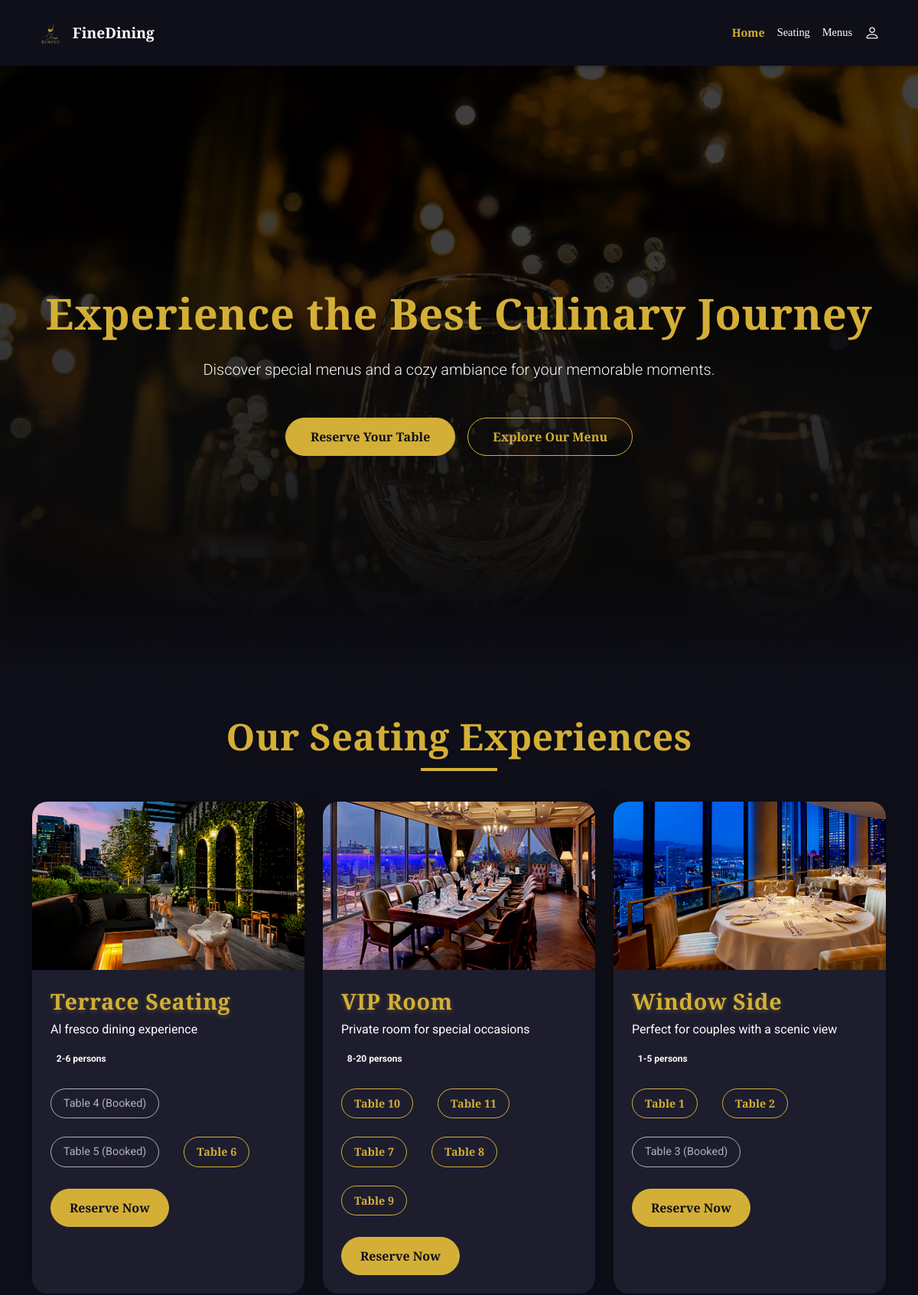
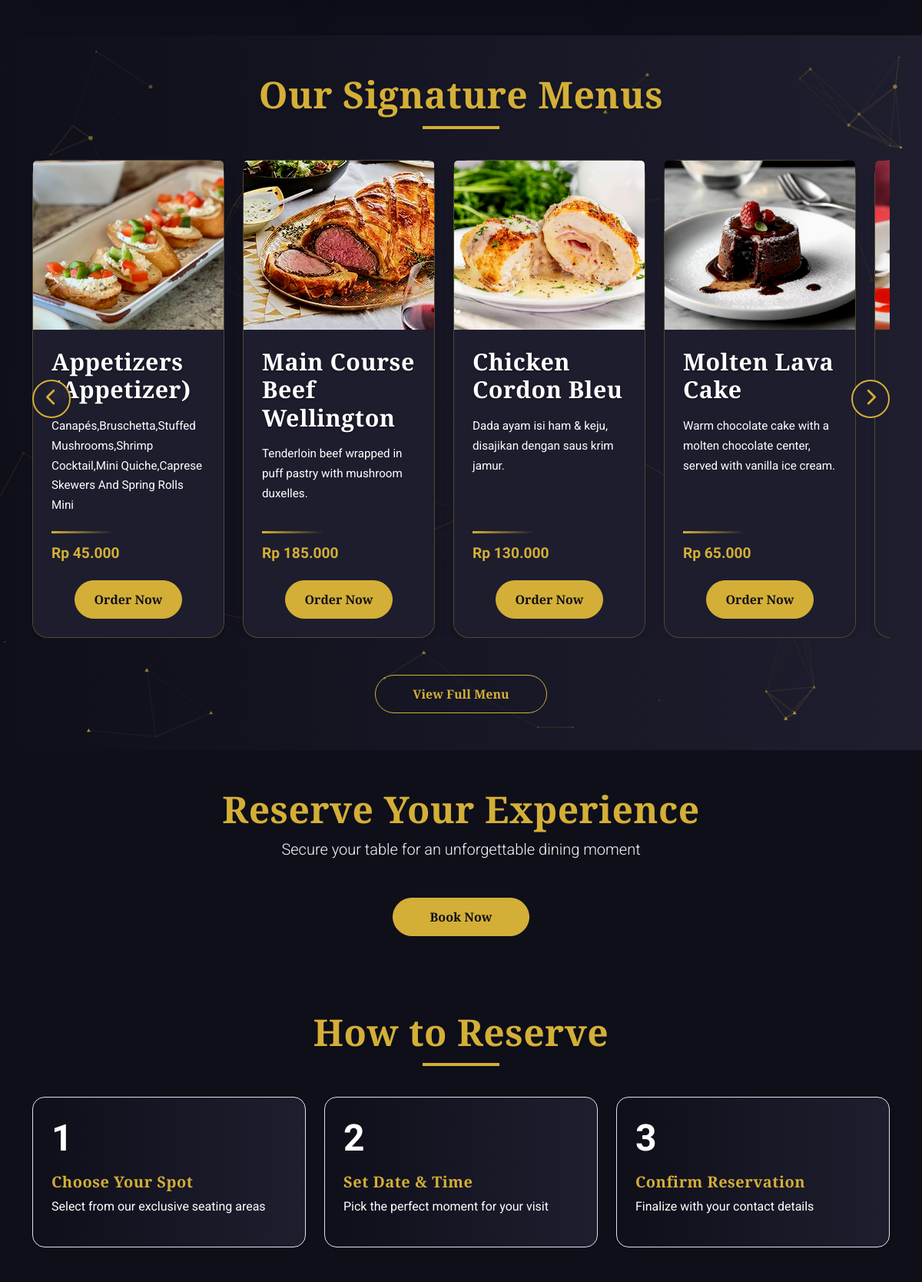
The page / (upper part) on the database its author committed (2 pictures, top to bottom).
### tables this page shows
CREATE TABLE `area` (
  `id_area` int(11) NOT NULL,
  `nama_area` varchar(255) NOT NULL,
  `deskripsi` text DEFAULT NULL,
  `kapasitas` int(11) NOT NULL,
  `tersedia` tinyint(1) DEFAULT 1,
  `id_admin` int(11) DEFAULT NULL,
  `gambar_area` varchar(255) DEFAULT NULL,
  `nomor_meja` varchar(50) DEFAULT NULL
);

CREATE TABLE `menu` (
  `id_menu` int(11) NOT NULL,
  `nama_menu` varchar(100) DEFAULT NULL,
  `deskripsi` text DEFAULT NULL,
  `harga` decimal(10,2) DEFAULT NULL,
  `kategori` varchar(50) DEFAULT NULL,
  `gambar_menu` varchar(255) DEFAULT NULL,
  `tersedia` tinyint(100) DEFAULT NULL,
  `id_admin` int(11) DEFAULT NULL,
  `stok` int(11) NOT NULL DEFAULT 0
);

### index.php (the view, shortened to what this page needs)
<?php include 'includes/header.php'; ?>
<?php include 'includes/navbar.php'; ?>
<link href="https://cdn.jsdelivr.net/npm/bootstrap@5.3.3/dist/css/bootstrap.min.css" rel="stylesheet">
<link href="https://cdn.jsdelivr.net/npm/aos@2.3.4/dist/aos.css" rel="stylesheet">
<link rel="stylesheet" href="https://cdnjs.cloudflare.com/ajax/libs/font-awesome/6.0.0/css/all.min.css" />
<?php
include 'includes/config.php';
$menus = [];
$result = $conn->query("SELECT nama_menu, deskripsi, harga, stok, gambar_menu FROM menu WHERE tersedia = 1 AND nama_menu IS NOT NULL AND harga IS NOT NULL AND deskripsi IS NOT NULL LIMIT 5");
if ($result) {
    while ($row = $result->fetch_assoc()) {
        $menus[] = $row;
    }
}
?>
<header class="hero-bg-unified text-light position-relative" data-aos="fade-down">
  <div class="container">
    <h1 class="fw-bold display-4 mb-4">Experience the Best Culinary Journey</h1>
    <p class="lead mb-5">Discover special menus and a cozy ambiance for your memorable moments.</p>
    <div class="d-flex justify-content-center gap-3 flex-wrap">
      <a href="#" class="btn btn-primary shadow reserve-btn" onclick="reserveTable(event)">Reserve Your Table</a>
      <a href="#menu" class="btn btn-outline-light shadow">Explore Our Menu</a>
    </div>
  </div>
</header>
<section class="container py-5" data-aos="fade-up" id="seating-experiences">
  <h2 class="text-center section-title">Our Seating Experiences</h2>
  <div class="row g-4">
    <?php
    $areas = [];
    $result = $conn->query("SELECT nama_area, nomor_meja, deskripsi, kapasitas, tersedia, gambar_area
                            FROM area
                            ORDER BY nama_area, nomor_meja");
    if ($result) {
        while ($row = $result->fetch_assoc()) {
            $nama_area = $row['nama_area'];
            if (!isset($areas[$nama_area])) {
                $areas[$nama_area] = [
                    'deskripsi' => $row['deskripsi'],
                    'kapasitas' => [],
                    'gambar_area' => $row['gambar_area'],
                    'nomor_meja' => [],
                    'tersedia' => [],
                ];
            }
            $areas[$nama_area]['nomor_meja'][] = $row['nomor_meja'];
            $areas[$nama_area]['tersedia'][$row['nomor_meja']] = $row['tersedia'];
            $areas[$nama_area]['kapasitas'][] = (int)$row['kapasitas'];
        }
    }
    $index = 0;
    foreach ($areas as $nama_area => $area) {
        $delay = $index * 150;
        $gambar_area = !empty($area['gambar_area']) && file_exists($area['gambar_area'])
            ? htmlspecialchars($area['gambar_area'])
            : 'img/default-area.jpg';
        $alt_text = htmlspecialchars($nama_area) . ' - ' . substr(htmlspecialchars($area['deskripsi']), 0, 50) . '...';
        $kapasitas = array_unique($area['kapasitas']);
        sort($kapasitas);
        $kapasitas_text = count($kapasitas) > 1
            ? min($kapasitas) . '-' . max($kapasitas) . ' persons'
            : $kapasitas[0] . ' person' . ($kapasitas[0] > 1 ? 's' : '');
        echo '<div class="col-lg-4 col-md-6" data-aos="fade-up" data-aos-delay="' . $delay . '">
          <div class="card h-100 seating-card shadow-lg position-relative overflow-hidden">
            <div class="card-img-container">
              <img src="' . $gambar_area . '" class="card-img-top lazy" alt="' . $alt_text . '" loading="lazy">
              <div class="card-overlay"></div>
            </div>
            <div class="card-body p-4 text-start">
              <h5 class="card-title fw-bold text-gold mb-2">' . htmlspecialchars($nama_area) . '</h5>
              <p class="card-text text-muted mb-3">' . htmlspecialchars($area['deskripsi'] ?: 'No description available') . '</p>
              <div class="d-flex align-items-center mb-3">
                <span class="badge bg-gold me-2">' . $kapasitas_text . '</span>
              </div>
              <div class="table-numbers d-flex gap-3 flex-wrap justify-content-start" data-table="' . htmlspecialchars($nama_area) . '">';
        foreach ($area['nomor_meja'] as $nomor_meja) {
            $is_available = $area['tersedia'][$nomor_meja];
            $class = $is_available ? 'btn btn-outline-gold rounded-pill px-3' : 'btn btn-booked rounded-pill px-3';
            $disabled = $is_available ? '' : 'disabled';
            $text = $is_available ? "Table $nomor_meja" : "Table $nomor_meja (Booked)";
            $action = $is_available ? 'onclick="selectTableForReservation(this, ' . $nomor_meja . ', \'' . htmlspecialchars($nama_area) . '\')"' : '';
            echo '<button type="button" class="' . $class . '" ' . $disabled . ' ' . $action . ' data-nomor-meja="' . $nomor_meja . '">' . $text . '</button>';
        }
        echo '</div>';
        $has_available_tables = array_filter($area['tersedia'], fn($status) => $status == 1);
        if ($has_available_tables) {
            echo '<div class="mt-4 position-relative">
                    <a href="#" class="btn btn-gold rounded-pill px-4 reserve-btn"
                       onclick="reserveTable(event, \'' . htmlspecialchars($nama_area) . '\')">Reserve Now</a>
                    <span class="glow-effect"></span>
                  </div>';
        } else {
            echo '<div class="mt-4">
                    <button class="btn btn-booked rounded-pill px-4" disabled>Fully Booked</button>
                  </div>';
        }
        echo '</div>
          </div>
        </div>';
        $index++;
    }
    ?>
  </div>
</section>
<section class="py-5 bg-dark" id="menu" data-aos="fade-up">
  <div id="particles-bg"></div>
  <div class="container position-relative">
    <h2 class="text-center section-title" id="menu-title">Our Signature Menus</h2>
    <div class="position-relative">
      <button onclick="scrollMenu(-1)" class="carousel-btn position-absolute top-50 start-0 translate-middle-y z-3" aria-label="Previous menu item" tabindex="0"><i class="fas fa-chevron-left"></i></button>
      <button onclick="scrollMenu(1)" class="carousel-btn position-absolute top-50 end-0 translate-middle-y z-3" aria-label="Next menu item" tabindex="0"><i class="fas fa-chevron-right"></i></button>
      <div class="d-flex overflow-x-auto px-0" id="menu-carousel" role="region" aria-label="Menu carousel">
        <?php
        function buildCard($m) {
          $gambar = !empty($m['gambar_menu']) && file_exists($m['gambar_menu']) ? htmlspecialchars($m['gambar_menu']) : 'img/default-menu.jpg';
          $button_text = $m['stok'] > 0 ? '<a href="#" class="btn btn-primary rounded-pill px-4 order-btn" data-bs-toggle="modal" data-bs-target="#loginModal">Order Now</a>' :
                                         '<button class="btn btn-secondary rounded-pill px-4" disabled>Sold Out</button>';
          $alt_text = htmlspecialchars($m['nama_menu']) . ' - ' . substr(htmlspecialchars($m['deskripsi']), 0, 50) . '...';
          return '<div class="card h-100 shadow menu-item" data-tilt data-tilt-max="10" data-tilt-speed="400" data-tilt-perspective="1000">
            <div class="card-img-container">
              <img src="' . $gambar . '" class="card-img-top lazy" alt="' . $alt_text . '" loading="lazy">
              <div class="card-img-overlay">
                <h5>' . htmlspecialchars($m['nama_menu']) . '</h5>
              </div>
            </div>
            <div class="card-body p-4">
              <h5 class="card-title fw-bold">' . htmlspecialchars($m['nama_menu']) . '</h5>
              <p class="card-text text-muted">' . htmlspecialchars($m['deskripsi']) . '</p>
              <p class="price">Rp ' . number_format($m['harga'], 0, ',', '.') . '</p>
              <div class="btn-container">
                ' . $button_text . '
              </div>
            </div>
          </div>';
        }
        if (!empty($menus)) {
          foreach ($menus as $index => $menu) {
            $menu['nama_menu'] = str_replace(
              ['Hors d’oeuvres', 'Beef Wellington', 'Grilled Salmon Steak', 'Chicken Cordon Bleu', 'Molten Lava Cake'],
              ['Appetizers', 'Beef Wellington', 'Grilled Salmon Steak', 'Chicken Cordon Bleu', 'Molten Lava Cake'],
              $menu['nama_menu']
            );
            $menu['deskripsi'] = str_replace(
              [
                'Canapes,Bruschetta,Stuffed Mushrooms,Shrimp Cocktail,Mini Quiche,Caprese Skewers and Spring Rolls Mini',
                'Daging sapi tenderloin dibalut puff pastry & mushroom duxelles.',
                'Fillet salmon panggang dengan saus lemon butter.',
                'Dada ayam berisi ham & keju, disajikan dengan saus krim jamur.',
                'Kue cokelat hangat dengan isi cokelat leleh & es krim vanilla.'
              ],
              [
                'Canapes, Bruschetta, Stuffed Mushrooms, Shrimp Cocktail, Mini Quiche, Caprese Skewers, and Spring Rolls Mini',
                'Tenderloin beef wrapped in puff pastry with mushroom duxelles.',
                'Grilled salmon fillet with lemon butter sauce.',
                'Chicken breast stuffed with ham and cheese, served with creamy mushroom sauce.',
                'Warm chocolate cake with a molten chocolate center, served with vanilla ice cream.'
              ],
              $menu['deskripsi']
            );
            echo '<div class="flex-shrink-0 menu-card" style="width: 250px;" data-aos="zoom-in" data-aos-delay="' . ($index * 150) . '">';
            echo buildCard($menu);
            echo '</div>';
          }
        } else {
          echo '<p class="text-center text-muted" role="alert">No menus available at the moment.</p>';
        }
        ?>
      </div>
    </div>
    <div class="text-center mt-5" data-aos="fade-up" data-aos-delay="200">
      <a href="#" class="btn btn-outline-light rounded-pill px-5" onclick="viewFullMenu(event)">View Full Menu</a>
    </div>
  </div>
</section>
<section class="py-5 text-center text-light"  data-aos="zoom-in">
  <div class="container">
    <h2 class="fw-bold display-5">Reserve Your Experience</h2>
    <p class="lead mb-5">Secure your table for an unforgettable dining moment</p>
    <a href="#" class="btn btn-primary rounded-pill px-5">Book Now</a>
  </div>
</section>
<section class="container py-5" data-aos="fade-up">
  <h2 class="text-center section-title">How to Reserve</h2>
  <div class="row g-4">
    <?php
    $steps = [
      ["Choose Your Spot", "Select from our exclusive seating areas"],
      ["Set Date & Time", "Pick the perfect moment for your visit"],
      ["Confirm Reservation", "Finalize with your contact details"]
    ];
    foreach ($steps as $i => $step) {
      $delay = $i * 150;
      echo '<div class="col-md-4" data-aos="fade-up" data-aos-delay="' . $delay . '">
        <div class="p-4 border rounded-4 h-100 shadow-sm bg-dark">
          <div class="display-5 text-makers fw-bold">' . ($i + 1) . '</div>
          <h5 class="mt-3">' . $step[0] . '</h5>
          <p class="subtext">' . $step[1] . '</p>
        </div>
      </div>';
    }
    ?>
  </div>
</section>
<?php include 'includes/footer.php'; ?>

### includes/header.php (style rules this page uses)
.card-img-top { height: 180px; object-fit: cover; }

### rows shown on the page
area: gambar_area (picture), nama_area "Terrace Seating", deskripsi "Al fresco dining experience", kapasitas_text "2-6 persons", text "Table 4 (Booked)", text "Table 5 (Booked)", text "Table 6"
area: gambar_area (picture), nama_area "VIP Room", deskripsi "Private room for special occasions", kapasitas_text "8-20 persons", text "Table 10", text "Table 11", text "Table 7", text "Table 8", text "Table 9"
area: shows a picture, nama_area "Window Side", deskripsi "Perfect for couples with a scenic view", kapasitas_text "1-5 persons", text "Table 1", text "Table 2", text "Table 3 (Booked)"
menu: gambar_menu (picture), nama_menu "Appetizers (Appetizer)", deskripsi "Canapés,Bruschetta,Stuffed Mushrooms,Shrimp Cocktail,Mini Quiche,Caprese Skewers And Spring Rolls Mini", harga "45.000", stok "Order Now"
menu: gambar_menu (picture), nama_menu "Main Course Beef Wellington", deskripsi "Tenderloin beef wrapped in puff pastry with mushroom duxelles.", harga "185.000", stok "Order Now"
menu: gambar_menu+nama_menu+deskripsi (picture), nama_menu "Chicken Cordon Bleu", deskripsi "Dada ayam isi ham & keju, disajikan dengan saus krim jamur.", harga "130.000", stok "Order Now"
menu: gambar_menu+nama_menu (picture), nama_menu "Molten Lava Cake", deskripsi "Warm chocolate cake with a molten chocolate center, served with vanilla ice cream.", harga "65.000", stok "Order Now"
menu: gambar_menu+nama_menu+deskripsi (picture)

### other values the page prints
$step[0] "Choose Your Spot"
$step[1] "Select from our exclusive seating areas"
$step[0] "Set Date & Time"
$step[1] "Pick the perfect moment for your visit"
$step[0] "Confirm Reservation"
$step[1] "Finalize with your contact details"
